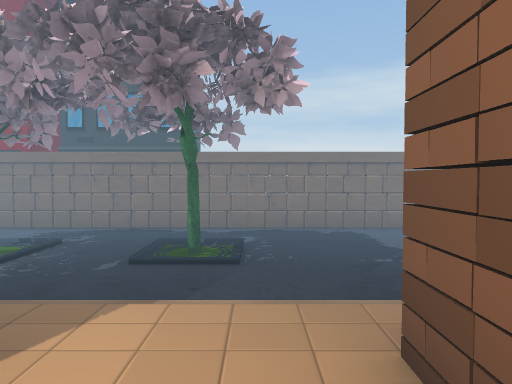
View 1 (above)

16 first-person views from a walk through a 3-D level made in the Unity game engine. The camera is 1.5 m above the floor, tilts 2° down and sees 75° across. The floor is counted in squares, 2 m on a side. Each view is taken from the middle of a square. On the plan, view 1 faces up. The plan holds only what a view shows up to about 11 squares ahead; the rest is blank. The place goes on beyond the plan. The player character is not drawn. Door leaves are left out, so doorways stand open. Some surface patterns are stand-ins.

View 2
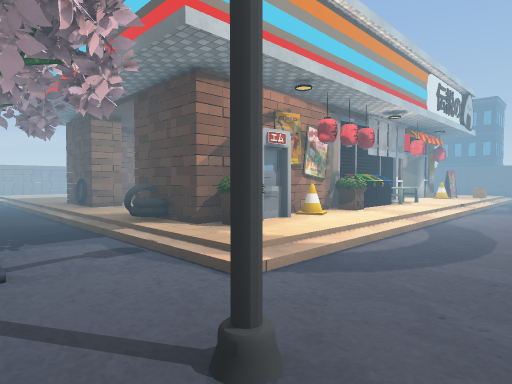

View 3
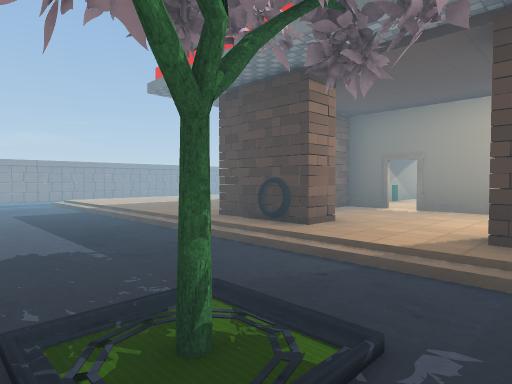

View 4
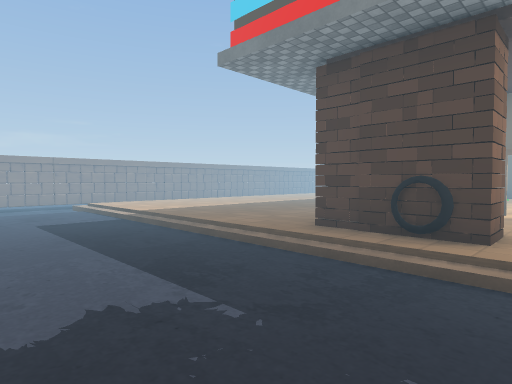

View 5
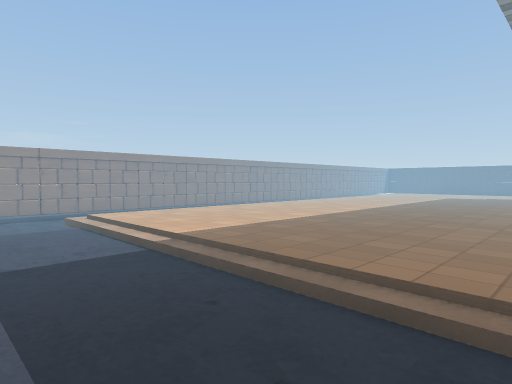

View 6
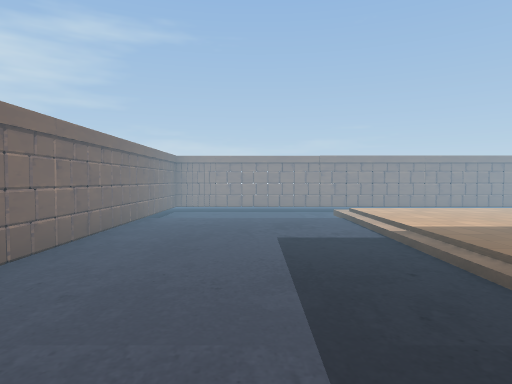

View 7
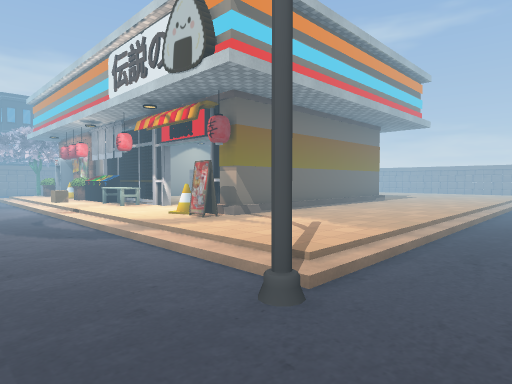

View 8
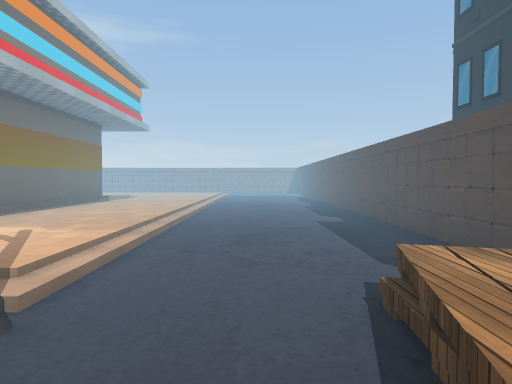

View 9
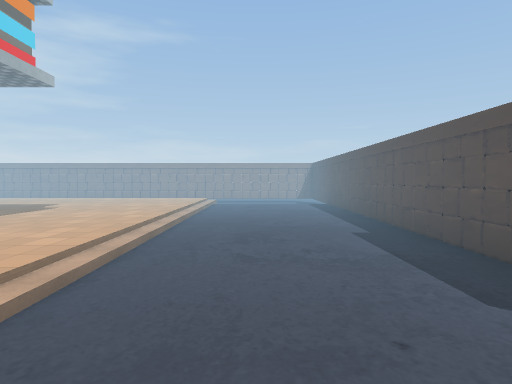

View 10
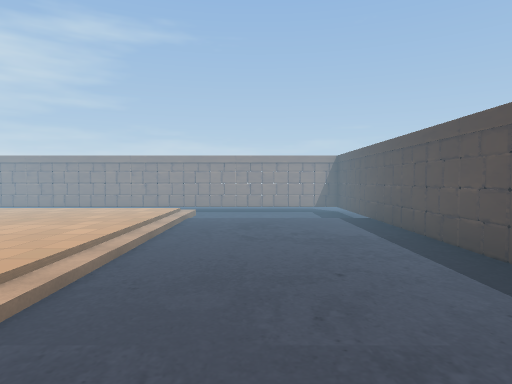

View 11
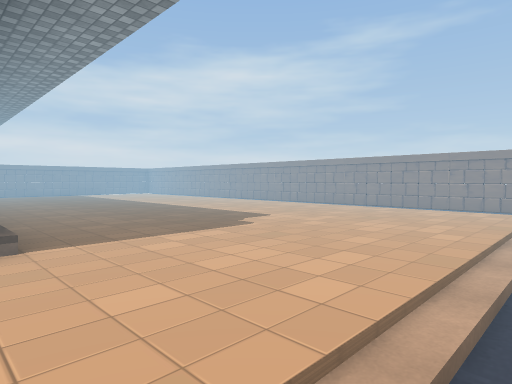

View 12
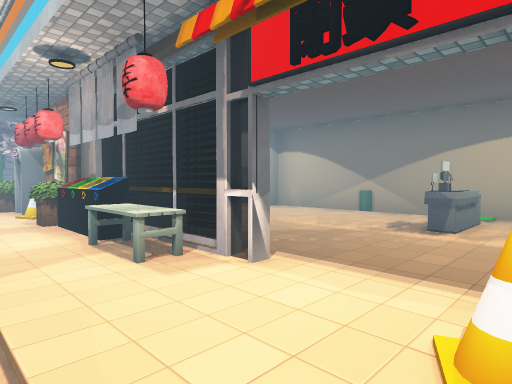

View 13
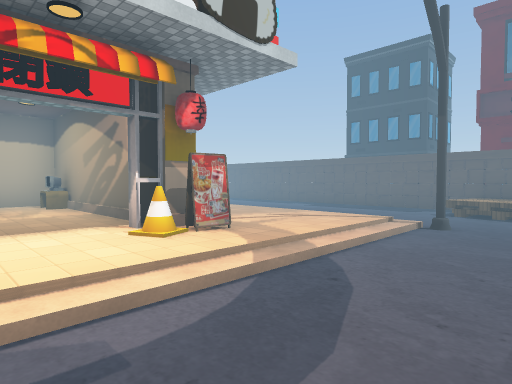

View 14
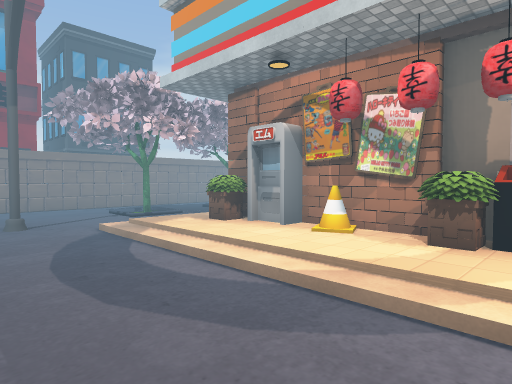

View 15
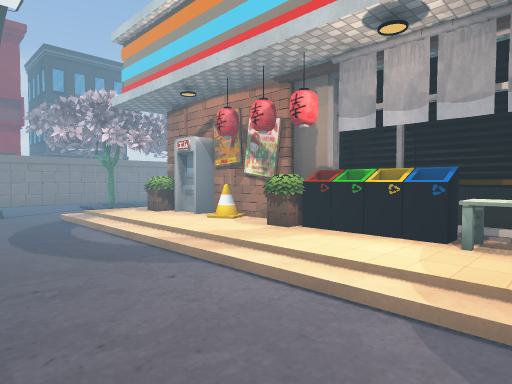

View 16
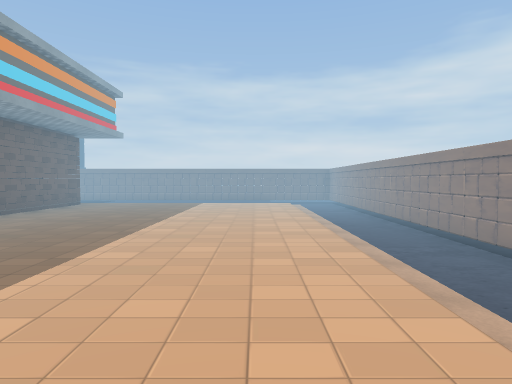

### Floor plan
Key: @ floor where view 1 was taken; # wall or solid block; x gap in a wall; . main floor; : floor 0.25 m higher than the main floor; - floor 0.25 m lower than the main floor; _ floor 0.5 m lower than the main floor; / step, stairs or slope; D open door; = window, fence, low wall or low ledge; O other object.
Columns run from 7 left of view 1 to 13 right of it. Each row starts with its distance up from view 1.
  7    ##O           ___
  6  ###-###############_
  5  ---------------___#_
  4 ----O-O---------___#_
  3 -#--------------___#_
  2 --///////////////__#_
  1 --/O##..##....../__#_
  0 --/.O .@.#....../__#_
 -1 --/O# ...#....../__#_
 -2 --/O####x#....../__#
 -3 --/.O....#....../__#
 -4 --/.=....#....../__#
 -5 --/O=....O....../__#
 -6 --O.D..OO#....../__#
 -7 --/.D....#....../  #
 -8 --/OD###O#....../  #_
 -9 --////////....../  #_
-10 --/............./  #_
-11 --/............./  #_
-12 --#-------------___#_
-13 ----------------___#_
-14  O:-------------___#_
-15  ###################_
-16                  ___

Positions as (right, up) in squares from view 1, and headings:
1: (0, 0), facing up
2: (-7, 4), facing down-right
3: (-2, 5), facing down-right
4: (0, 5), facing down-right
5: (3, 4), facing down-right
6: (2, 4), facing right
7: (-7, -13), facing up-right
8: (-7, -13), facing right
9: (-2, -13), facing right
10: (2, -13), facing right
11: (2, -12), facing up-right
12: (-5, -8), facing up-right
13: (-7, -6), facing down-right
14: (-7, -3), facing up-right
15: (-7, -5), facing up-right
16: (8, -9), facing up
